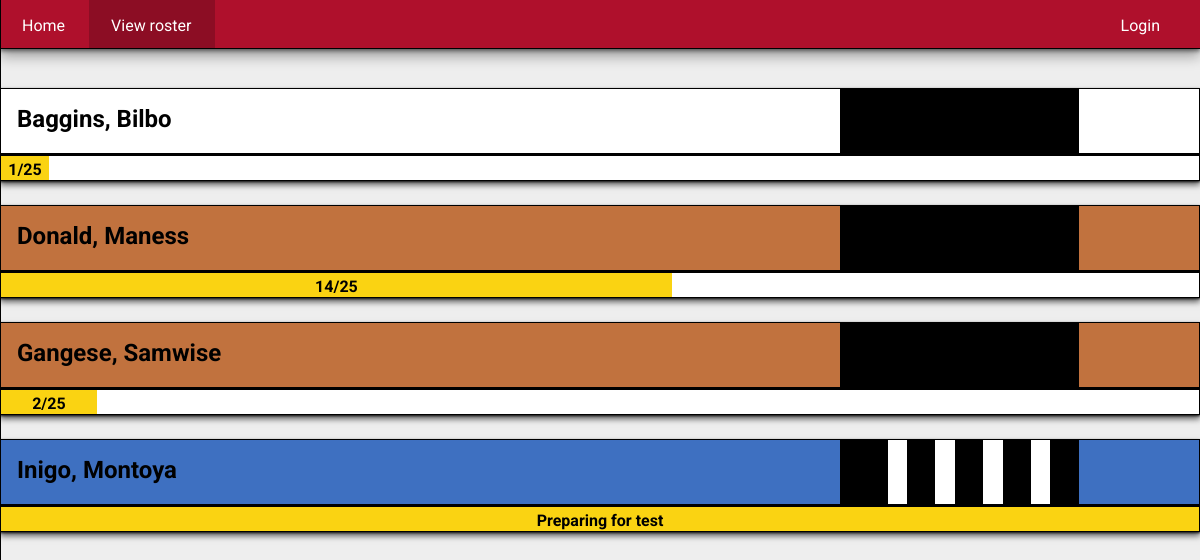
The app's page /view, older data.
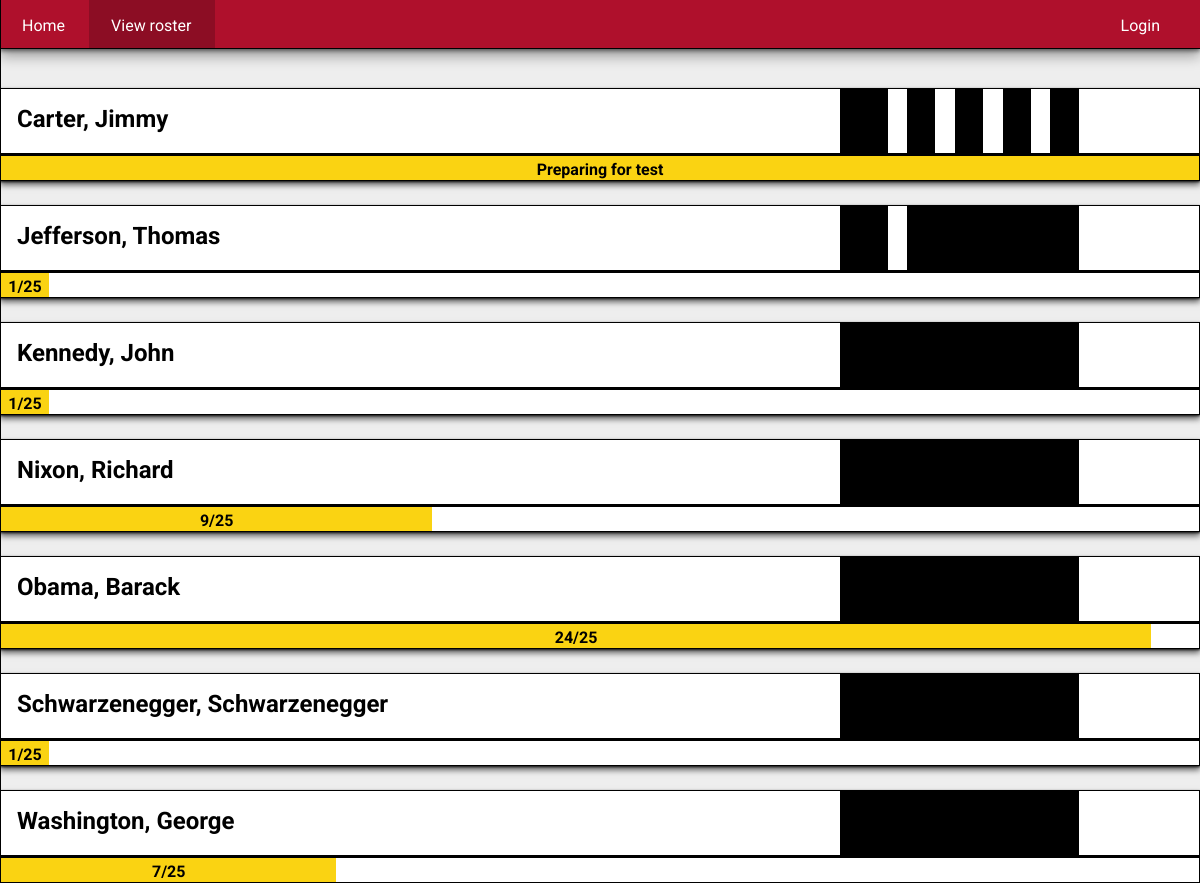
The same page, newer data.
### tables this page shows
CREATE TABLE cadets(id INTEGER NOT NULL PRIMARY KEY, last_name TEXT NOT NULL, first_name TEXT NOT NULL, attendance_current_rank INTEGER NOT NULL, attendance_total INTEGER NOT NULL, time INTEGER NOT NULL DEFAULT CURRENT_DATE, rank TEXT NOT NULL DEFAULT "white", CONSTRAINT unq UNIQUE (last_name, first_name));

### application.py (the view)
@app.route("/view", methods=["GET"])
def view():
    cadets = c.execute("SELECT * FROM cadets ORDER BY last_name ASC")
    return render_template("view.html", cadets = cadets)

### templates/view.html (shortened to what this page needs)
{% extends "layout.html" %}
{% set active_page = "view" %}
{% block main %}
    {% for cadet in cadets %}
        <div class="card">
            <div class="cadet_info view" id="{{ cadet.rank }}">
                <span class="important belt_names">{{ cadet.last_name.capitalize() }},  {{ cadet.first_name.capitalize() }}</span>
                <div class="stripes_bar">
                    <div class="stripe num{% if cadet.attendance_current_rank > 99 %}4{% else %}{{ ((cadet.attendance_current_rank-(cadet.attendance_current_rank%25))/25)|int }}{% endif %} first_stripe">
                    </div>
                    <div class="stripe num{% if cadet.attendance_current_rank > 99 %}4{% else %}{{ ((cadet.attendance_current_rank-(cadet.attendance_current_rank%25))/25)|int }}{% endif %} second_stripe">
                    </div>
                    <div class="stripe num{% if cadet.attendance_current_rank > 99 %}4{% else %}{{ ((cadet.attendance_current_rank-(cadet.attendance_current_rank%25))/25)|int }}{% endif %} third_stripe">
                    </div>
                    <div class="stripe num{% if cadet.attendance_current_rank > 99 %}4{% else %}{{ ((cadet.attendance_current_rank-(cadet.attendance_current_rank%25))/25)|int }}{% endif %} fourth_stripe">
                    </div>
                </div>
            </div>
            <div class="progress_bar">
                <div class="progress_fill" style="width: {{ ((cadet.attendance_current_rank % 25)/25)*100|round(1) }}%">
                    {{ cadet.attendance_current_rank % 25 }}/25
                </div>
                <div class="ready_to_test stripe{% if cadet.attendance_current_rank > 99 %}4{% else %}{{ ((cadet.attendance_current_rank-(cadet.attendance_current_rank%25))/25)|int }}{% endif %}">
                    Preparing for test
                </div>
            </div>
        </div>
    {% endfor %}
{% endblock %}

### templates/layout.html (shortened to what this page needs)
<html>
    <head>
        <link rel="stylesheet" href="{{ url_for('static', filename='stylesheet/styles.css') }}" rel="stylesheet" />
    </head>
    <body>
        {% set navigation_bar_loggedin_left = [
            ('/', 'index', 'Home'),
            ('/add', 'add', 'Take attendance'),
            ('/edit/', 'edit', 'Edit roster')
            ] -%}
        {% set navigation_bar_loggedin_right = [
            ('/logout/', 'logout', 'Logout')
            ] -%}
        {% set navigation_bar_loggedout_left = [
            ('/', 'index', 'Home'),
            ('/view/', 'view', 'View roster'),
            ] -%}
        {% set navigation_bar_loggedout_right = [
            ('/login/', 'login', 'Login')
            ] -%}
        {% set active_page = active_page|default('index') -%}
        <div class="position_holder">
        </div>
        <div class="navbar">
            {% if session.user_id %}
                <ul>
                {% for href, id, caption in navigation_bar_loggedin_left %}
                    <li{% if id == active_page %} id = "active"{% endif
                    %} class="menu_left"><a class="nav_item" href="{{ url_for(id) }}">{{ caption|e }}</a></li>
                {% endfor %}
                </ul>
                <ul class="right_side_menu">
                {% for href, id, caption in navigation_bar_loggedin_right %}
                    <li{% if id == active_page %} id = "active"{% endif
                    %} class="menu_right"><a class="nav_item" href="{{ url_for(id) }}">{{ caption|e }}</a></li>
                {% endfor %}
                </ul>
            {% else %}
                <ul>
                {% for href, id, caption in navigation_bar_loggedout_left %}
                    <li{% if id == active_page %} id="active"{% endif
                    %} class="menu_left"><a class="nav_item" href="{{ url_for(id) }}">{{ caption|e }}</a></li>
                {% endfor %}
                </ul>
                <ul class="right_side_menu">
                {% for href, id, caption in navigation_bar_loggedout_right %}
                    <li class="menu_right"><a class="nav_item" href="{{ url_for(id) }}">{{ caption|e }}</a></li>
                {% endfor %}
                </ul>
            {% endif %}
        </div>
        <div onclick="handlers.closeMenuTray();">
            {% block main %}{% endblock %}
        </div>
    <body>
</html>

### static/stylesheet/styles.css (style rules this page uses)
body { background-color:#EEEEEE; margin:0; padding:0; font-family: "Roboto", "Noto Sans", sans-serif; font-size: 16px; box-sizing: border-box; }
ul { list-style-type: none; display: inline-block; margin: 0; padding: 0; }
#active { background-color:#8C0D24; border-bottom: 1px solid black; }
li.menu_left { float:left; }
li.menu_right { float:right; }
.right_side_menu { float:right; margin-right: 16px; }
a { color:white; text-decoration: none; }
.navbar { top:0; position:fixed; z-index: 1; width:100%; background-color: #AF102C; height:48px; box-shadow: 0 2px 4px 0 rgba(0, 0, 0, .5), 0 8px 12px 0 rgba(0, 0, 0, .3); border-bottom:1px solid black; }
.position_holder { height:64px; }
a.nav_item { height:28px; display:block; padding-top:12px; padding-left:22px; margin: 4px 24px 4px 0; }
.cadet_info { border:1px solid black; position:relative; margin-top:24px; padding-top:12px; height:52px; }
.card { max-width: 1200px; margin:auto; box-shadow: 0 1px 2px 0 rgba(0, 0, 0, .8), 0 4px 6px 0 rgba(0, 0, 0, .6); }
.cadet_info.view { height:48px; padding-left:16px; padding-top:16px; }
.stripes_bar { position:absolute; top:0; right:10%; background-color: #000000; height:65px; width: 20%; }
.stripe { position:absolute; border:none; background-color: #FFFFFF; width:8%; height:64px; visibility:hidden; }
.stripe.first_stripe { left:20%; }
.stripe.num1.first_stripe, .stripe.num2.first_stripe, .stripe.num3.first_stripe, .stripe.num4.first_stripe { visibility:visible; }
.stripe.second_stripe { left:40%; }
.stripe.num2.second_stripe, .stripe.num3.second_stripe, .stripe.num4.second_stripe { visibility:visible; }
.stripe.third_stripe { left:60%; }
.stripe.num3.third_stripe, .stripe.num4.third_stripe { visibility: visible; }
.stripe.fourth_stripe { left:80%; }
.stripe.num4.fourth_stripe { visibility: visible; }
.progress_bar { background-color: #FFFFFF; position: relative; height: 24px; border:solid black; border-width:2 1px 1px 1px; }
.ready_to_test { position:absolute; background-color: #FAD312; text-align:center; font-weight: bold; width:100%; visibility:hidden; padding-top:4px; height:20px; }
.ready_to_test.stripe4 { visibility:visible; }
.progress_fill { position:absolute; font-weight:bold; text-align:center; background-color:#FAD312; padding-top:4px; height:20px; }
#white { background-color:#FFFFFF; }
.important { font-size:24px; font-weight: bold; }

Row changes from the older to the newer data that the page shows:
removed cadets: last_name "Donald", first_name "Maness", cadet.attendance_current_rank%25 "14", rank "brown" (drawn)
removed cadets: last_name "Gangese", first_name "Samwise", cadet.attendance_current_rank%25 "2", rank "brown" (drawn)
added cadets: last_name "Carter", first_name "Jimmy", attendance_current_rank 113 (drawn), {{ ((cadet.attendance_current_rank % 25)/25)*100|round(1) }} 52.0 (drawn)
added cadets: last_name "Jefferson", first_name "Thomas", cadet.attendance_current_rank%25 "1"
added cadets: last_name "Kennedy", first_name "John", cadet.attendance_current_rank%25 "1"
changed cadets: rank "blue" → "white" (drawn); last_name "Inigo" → "Nixon"; first_name "Montoya" → "Richard"; cadet.attendance_current_rank%25 (not shown) → "9"; attendance_current_rank "Preparing for test" → "/25"; moves up the list
added cadets: last_name "Obama", first_name "Barack", cadet.attendance_current_rank%25 "24"
added cadets: last_name "Schwarzenegger", first_name "Schwarzenegger", cadet.attendance_current_rank%25 "1"
changed cadets: last_name "Baggins" → "Washington"; first_name "Bilbo" → "George"; attendance_current_rank 1 → 7 (drawn); cadet.attendance_current_rank%25 "1" → "7"
